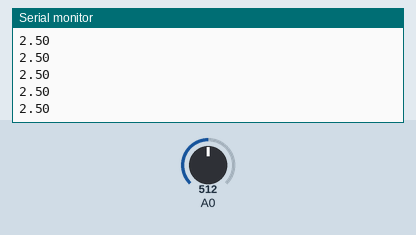
A sketch run on a simulated Arduino Uno, built with avr-gcc and run on an emulated ATmega328P. Shown: the last lines printed to the serial monitor. Inputs (shaded band) come from the test bench; at power-on: A0 = 512.

Above: at 1.2 s.
1.3 s: A0 set to 716
At 1.31 s:
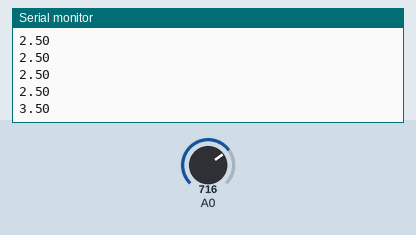
2.8 s: A0 set to 900
At 2.82 s:
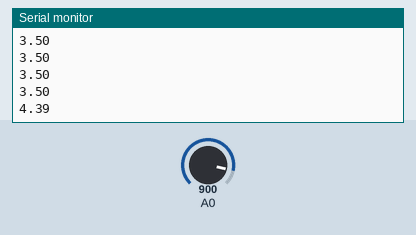
Timing chart, 0 to 5.8 s (numbered marks = the images above; inputs shaded):
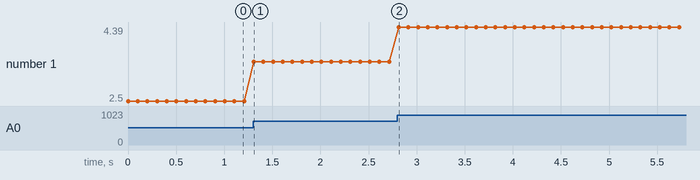

The sketch:

Lichtschranke_Photodiode.ino
```cpp
void setup()
{
  Serial.begin(9600);
  digitalWrite(13, HIGH);
}

void loop(void)
{
  int pinRead0 = analogRead(A0);
  float pVolt0 = pinRead0 / 1024.0 * 5.0;
  Serial.print(pVolt0);
  Serial.println();

  delay(100);

}
```

Measured:
- after the input at 1.3 s, the serial monitor: prints a new line at once (image 1)
- after the input at 2.8 s, the serial monitor: prints a new line at once (image 2)
- plotted number 1: 2.5 → 3.5 after the input at 1.3 s, 3.5 → 4.39 after the input at 2.8 s
